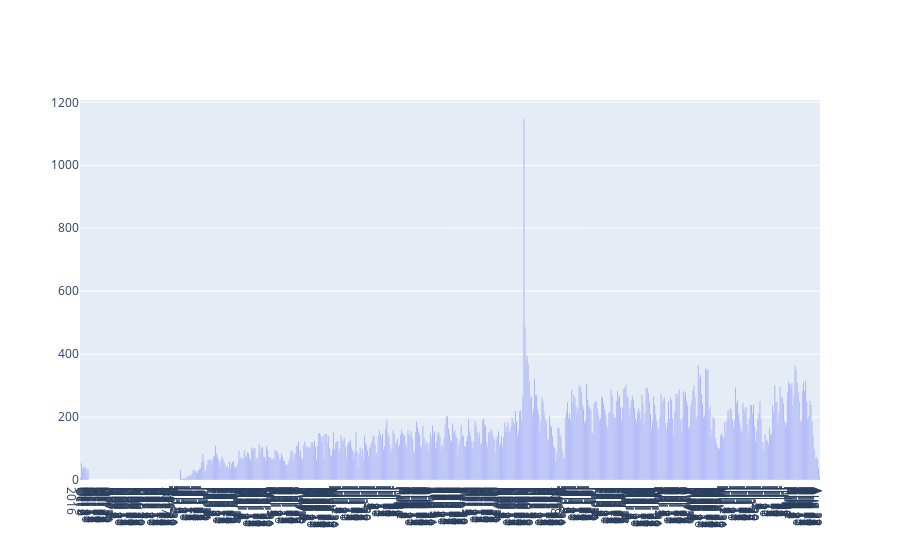

Write notebook code for a chart like this one.
### Code cell
fig = go.Figure()
fig.add_trace(
    go.Bar(
        x=daily_deal_counts.index,
        y=daily_deal_counts['payment_value']
    )
)
fig.update_layout(
    {
        'xaxis':{
            'dtick':'D1'
        }
    }
)
fig.show()

### Figure 1 — Plotly figure (JSON) as saved in the notebook; plotly's stock layout.template omitted (floating-point values rounded to 4 significant figures; data arrays with more than 128 entries replaced by an {"elided": "..."} marker saying what was removed)
{"data": [{"type": "bar", "x": {"elided": "696 str values"}, "y": {"elided": "696 int values"}}], "layout": {"xaxis": {"dtick": "D1"}}}
